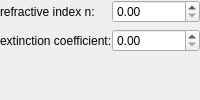
                          <widget class="QWidget" name="page_3">
                           <layout class="QGridLayout" name="gridLayout_4">
                            <property name="leftMargin">
                             <number>0</number>
                            </property>
                            <property name="topMargin">
                             <number>0</number>
                            </property>
                            <property name="rightMargin">
                             <number>0</number>
                            </property>
                            <property name="bottomMargin">
                             <number>0</number>
                            </property>
                            <property name="horizontalSpacing">
                             <number>0</number>
                            </property>
                            <item row="0" column="1">
                             <widget class="QDoubleSpinBox" name="criConstantnEdit">
                              <property name="singleStep">
                               <double>0.100000000000000</double>
                              </property>
                             </widget>
                            </item>
                            <item row="1" column="1">
                             <widget class="QDoubleSpinBox" name="criConstantkEdit">
                              <property name="singleStep">
                               <double>0.100000000000000</double>
                              </property>
                             </widget>
                            </item>
                            <item row="0" column="0">
                             <widget class="QLabel" name="label_14">
                              <property name="text">
                               <string>refractive index n:</string>
                              </property>
                             </widget>
                            </item>
                            <item row="1" column="0">
                             <widget class="QLabel" name="label_15">
                              <property name="text">
                               <string>extinction coefficient:</string>
                              </property>
                             </widget>
                            </item>
                            <item row="2" column="0">
                             <spacer name="verticalSpacer_5">
                              <property name="orientation">
                               <enum>Qt::Vertical</enum>
                              </property>
                              <property name="sizeHint" stdset="0">
                               <size>
                                <width>20</width>
                                <height>40</height>
                               </size>
                              </property>
                             </spacer>
                            </item>
                           </layout>
                          </widget>
